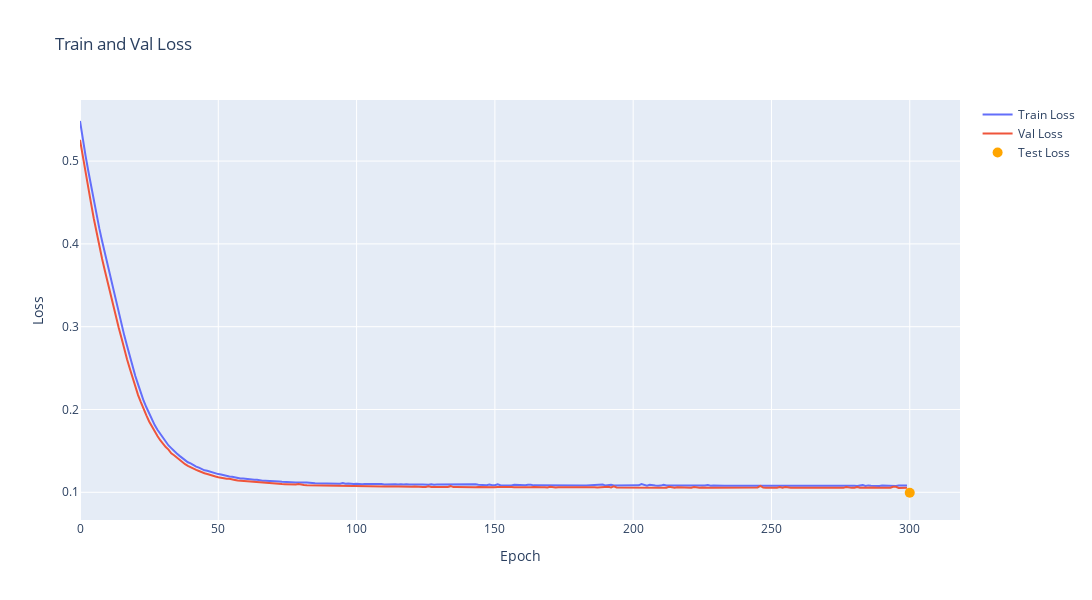

Notebook cell for this chart:
### Code cell
fig = go.Figure()
fig.add_trace(go.Scatter(x=np.arange(len(train_losses)), y=train_losses, mode='lines', name='Train Loss'))
fig.add_trace(go.Scatter(x=np.arange(len(val_losses)), y=val_losses, mode='lines', name='Val Loss'))
fig.update_layout(title='Train and Val Loss', xaxis_title='Epoch', yaxis_title='Loss', height=600, width=1200)
fig.add_trace(go.Scatter(x=[len(train_losses)], y=[test_loss], mode='markers', marker=dict(color='orange', size=10), name='Test Loss'))
fig.show()

### Figure 1 — Plotly figure (JSON) as saved in the notebook; plotly's stock layout.template omitted (floating-point values rounded to 4 significant figures; data arrays with more than 128 entries replaced by an {"elided": "..."} marker saying what was removed)
{"data": [{"mode": "lines", "name": "Train Loss", "type": "scatter", "x": {"elided": "300 int values"}, "y": {"elided": "300 float values"}}, {"mode": "lines", "name": "Val Loss", "type": "scatter", "x": {"elided": "300 int values"}, "y": {"elided": "300 float values"}}, {"marker": {"color": "orange", "size": 10}, "mode": "markers", "name": "Test Loss", "type": "scatter", "x": [300], "y": [0.09945]}], "layout": {"height": 600, "title": {"text": "Train and Val Loss"}, "width": 1200, "xaxis": {"title": {"text": "Epoch"}}, "yaxis": {"title": {"text": "Loss"}}}}
